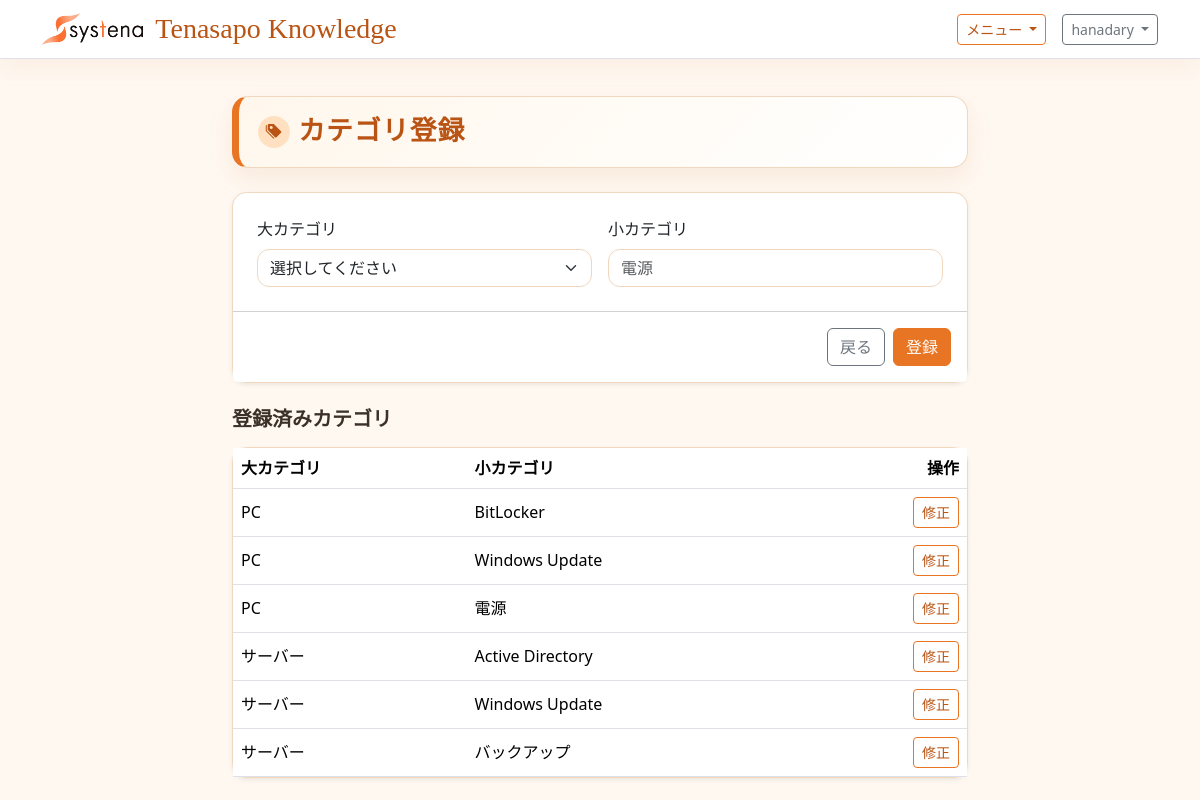
The page /categories/create/ (signed in) on the database its author committed.
### tenasapo_knowledge/models.py (models this page shows, shortened)
class FAQCategory(models.Model):
    parent_name = models.CharField('大カテゴリ', max_length=120)
    child_name = models.CharField('小カテゴリ', max_length=120)
    created_at = models.DateTimeField('作成日時', auto_now_add=True)
    updated_at = models.DateTimeField('更新日時', auto_now=True)
    class Meta:
        verbose_name = 'FAQカテゴリ'
        verbose_name_plural = 'FAQカテゴリ'
        ordering = ['parent_name', 'child_name']
        constraints = [
            models.UniqueConstraint(
                fields=['parent_name', 'child_name'],
                name='unique_faq_category_pair',
            ),
        ]

### tenasapo_knowledge/views.py (the view, shortened to what this page needs)
# urls.py: path('categories/create/', FAQCategoryCreateView.as_view(), name='category_create'),
class FAQCategoryCreateView(StaffRequiredMixin, FormView):
    template_name = 'tenasapo_knowledge/category_form.html'
    form_class = FAQCategoryCreateForm
    success_url = reverse_lazy('category_create')
    def get_context_data(self, **kwargs):
        context = super().get_context_data(**kwargs)
        context['form_title'] = 'カテゴリ登録'
        context['submit_label'] = '登録'
        context['categories'] = FAQCategory.objects.all()
        return context

### tenasapo_knowledge/forms.py (shortened to what this page needs)
class FAQCategoryCreateForm(forms.ModelForm):
    PARENT_CATEGORY_CHOICES = (
        ('PC', 'PC'),
        ('サーバー', 'サーバー'),
        ('ネットワーク', 'ネットワーク'),
        ('アプリ', 'アプリ'),
        ('その他', 'その他'),
    )
    parent_name = forms.ChoiceField(
        label='大カテゴリ',
        choices=PARENT_CATEGORY_CHOICES,
    )
    class Meta:
        model = FAQCategory
        fields = ('parent_name', 'child_name')
        labels = {
            'parent_name': '大カテゴリ',
            'child_name': '小カテゴリ',
        }

### tenasapo_knowledge/views.py (called while the page is built)
    def test_func(self):
        user = self.request.user
        return user.is_authenticated and (user.is_staff or user.is_superuser)

### tenasapo_knowledge/templates/tenasapo_knowledge/category_form.html (shortened to what this page needs)
{% extends "base.html" %}
{% block content %}
<div class="row justify-content-center">
    <div class="col-12 col-lg-8">
        <div class="page-title-panel mb-4">
            <h1 class="page-title-main d-flex align-items-center gap-2">
                <span class="page-title-icon"><i class="bi bi-tags-fill"></i></span>{{ form_title }}
            </h1>
        </div>
        <form class="card shadow-sm" method="post">
            <div class="card-body p-4">
                <div class="row g-3">
                    <div class="col-12 col-md-6">
                        <label class="form-label" for="{{ form.parent_name.id_for_label }}">大カテゴリ</label>
                        <select class="form-select{% if form.parent_name.errors %} is-invalid{% endif %}" name="{{ form.parent_name.html_name }}" id="{{ form.parent_name.id_for_label }}" required>
                            <option value="">選択してください</option>
                        </select>
                    </div>
                    <div class="col-12 col-md-6">
                        <label class="form-label" for="{{ form.child_name.id_for_label }}">小カテゴリ</label>
                        <input class="form-control{% if form.child_name.errors %} is-invalid{% endif %}" type="text" name="{{ form.child_name.html_name }}" id="{{ form.child_name.id_for_label }}" value="{{ form.child_name.value|default_if_none:'' }}" placeholder="電源" required>
                    </div>
                </div>
            </div>
            <div class="card-footer bg-white d-flex justify-content-end gap-2 p-3">
                {% if category %}
                    <a class="btn btn-outline-secondary" href="{% url 'category_create' %}">キャンセル</a>
                {% else %}
                    <a class="btn btn-outline-secondary" href="{% url 'article_list' %}">戻る</a>
                {% endif %}
                <button class="btn btn-primary" type="submit">{{ submit_label }}</button>
            </div>
        </form>
        <section class="mt-4">
            <h2 class="h5 fw-bold mb-3">登録済みカテゴリ</h2>
            <div class="card shadow-sm">
                <div class="table-responsive">
                    <table class="table align-middle mb-0">
                        <thead>
                            <tr>
                                <th scope="col">大カテゴリ</th>
                                <th scope="col">小カテゴリ</th>
                                <th scope="col" class="text-end">操作</th>
                            </tr>
                        </thead>
                        <tbody>
                            {% for item in categories %}
                                <tr{% if category and category.id == item.id %} class="table-warning"{% endif %}>
                                    <td>{{ item.parent_name }}</td>
                                    <td>{{ item.child_name }}</td>
                                    <td class="text-end">
                                        <a class="btn btn-outline-primary btn-sm" href="{% url 'category_edit' item.id %}">修正</a>
                                    </td>
                                </tr>
                            {% empty %}
                                <tr>
                                    <td colspan="3" class="text-center text-muted py-4">登録済みカテゴリはありません。</td>
                                </tr>
                            {% endfor %}
                        </tbody>
                    </table>
                </div>
            </div>
        </section>
    </div>
</div>
{% endblock %}

### templates/base.html (shortened to what this page needs)
{% load static %}
<!doctype html>
<html lang="ja">
<head>
    <link href="https://cdn.jsdelivr.net/npm/bootstrap@5.3.3/dist/css/bootstrap.min.css" rel="stylesheet">
    <link href="https://cdn.jsdelivr.net/npm/bootstrap-icons@1.11.3/font/bootstrap-icons.min.css" rel="stylesheet">
</head>
<body>
    <nav class="navbar navbar-expand-lg border-bottom fixed-top">
        <div class="container">
            <a class="navbar-brand brand-title" href="{% url 'home' %}">
                <img class="brand-logo" src="{% static 'systena_logo.png' %}" alt="Systena">
                <span>Tenasapo Knowledge</span>
            </a>
            {% if user.is_authenticated %}
                <div class="d-flex align-items-center gap-3">
                    <div class="dropdown">
                        <button class="btn btn-outline-primary btn-sm dropdown-toggle" type="button" data-bs-toggle="dropdown" aria-expanded="false">
                            メニュー
                        </button>
                    </div>
                    <div class="dropdown">
                        <button class="btn btn-outline-secondary btn-sm dropdown-toggle" type="button" data-bs-toggle="dropdown" aria-expanded="false">
                            {{ user.get_username }}
                        </button>
                    </div>
                </div>
            {% endif %}
        </div>
    </nav>
    <main class="container py-4">
        {% block content %}{% endblock %}
    </main>
</body>
</html>

### templates/base.html (style rules this page uses)
:root { --tk-bg: #fff8f1; --tk-surface: #ffffff; --tk-surface-warm: #fff1df; --tk-primary: #e87524; --tk-primary-dark: #b95414; --tk-primary-soft: #ffe1c2; --tk-text: #3b3129; --tk-muted: #826f61; --tk-border: #f1d7bd; }
body { background: var(--tk-bg); color: var(--tk-text); font-family: "Yu Gothic", "Hiragino Maru Gothic ProN", "Meiryo", system-ui, sans-serif; padding-top: 4.5rem; }
.navbar { background: rgba(255, 255, 255, 0.94); border-color: var(--tk-border); box-shadow: 0 8px 24px rgba(184, 112, 39, 0.08); backdrop-filter: blur(8px); }
.brand-title { display: inline-flex; align-items: center; gap: 0.75rem; font-family: "Brush Script MT", "Segoe Script", "Lucida Handwriting", cursive; font-size: 1.75rem; font-weight: 400; letter-spacing: 0; line-height: 1; color: var(--tk-primary-dark); }
.brand-logo { display: block; width: auto; height: 2rem; object-fit: contain; }
.btn-primary { --bs-btn-bg: var(--tk-primary); --bs-btn-border-color: var(--tk-primary); --bs-btn-hover-bg: var(--tk-primary-dark); --bs-btn-hover-border-color: var(--tk-primary-dark); --bs-btn-active-bg: var(--tk-primary-dark); --bs-btn-active-border-color: var(--tk-primary-dark); }
.btn-outline-primary { --bs-btn-color: var(--tk-primary-dark); --bs-btn-border-color: var(--tk-primary); --bs-btn-hover-bg: var(--tk-primary); --bs-btn-hover-border-color: var(--tk-primary); --bs-btn-active-bg: var(--tk-primary-dark); --bs-btn-active-border-color: var(--tk-primary-dark); }
.form-control, .form-select { border-color: var(--tk-border); border-radius: 0.75rem; }
.dropdown-menu, .card, .accordion { border-color: var(--tk-border); border-radius: 0.9rem; }
.page-title-panel { background: linear-gradient(135deg, #fff7ec 0%, #ffffff 100%); border: 1px solid var(--tk-border); border-left: 0.45rem solid var(--tk-primary); border-radius: 1rem; box-shadow: 0 10px 24px rgba(184, 112, 39, 0.1); padding: 1rem 1.2rem; }
.page-title-main { color: var(--tk-primary-dark); font-family: "Zen Maru Gothic", "Hiragino Maru Gothic ProN", "Rounded Mplus 1c", "BIZ UDPGothic", sans-serif; font-size: clamp(1.2rem, 1rem + 0.9vw, 1.7rem); font-weight: 700; letter-spacing: 0.04em; margin: 0; line-height: 1.4; }
.page-title-icon { display: inline-flex; align-items: center; justify-content: center; width: 2rem; height: 2rem; background: var(--tk-primary-soft); border-radius: 50%; font-size: 1rem; color: var(--tk-primary-dark); flex-shrink: 0; }

### rows shown on the page
FAQCategory: parent_name "PC", child_name "BitLocker"
FAQCategory: parent_name "PC", child_name "Windows Update"
FAQCategory: parent_name "PC", child_name "電源"
FAQCategory: parent_name "サーバー", child_name "Active Directory"
FAQCategory: parent_name "サーバー", child_name "Windows Update"
FAQCategory: parent_name "サーバー", child_name "バックアップ"

### other values the page prints
{{ user.get_username }} "hanadary"
{{ submit_label }} "登録"
